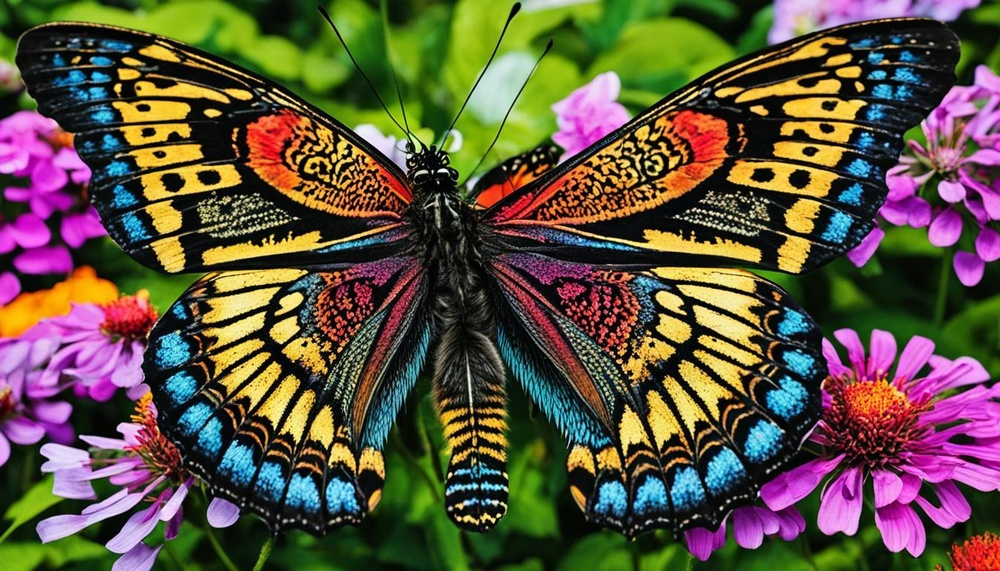
#> input picture Assessment Tool 1/image.jpg, 1000 x 571 px, shrunk from 1344 x 768 before the run, found by its file name
$ python 16.py   (older library calls are emulated)
#> lines starting #> are read from the running program, lines starting #| are printed output that depends on the picture
#16
from google.colab import files
import cv2
import numpy as np
from matplotlib import pyplot as plt

uploaded = files.upload()
#> the answer given: image.jpg
file_name = list(uploaded.keys())[0]

img = cv2.imread(file_name)
#> img is the input picture: shape (571, 1000, 3); mean B, G, R 64.3, 83.6, 94.9
gray = cv2.cvtColor(img, cv2.COLOR_BGR2GRAY)
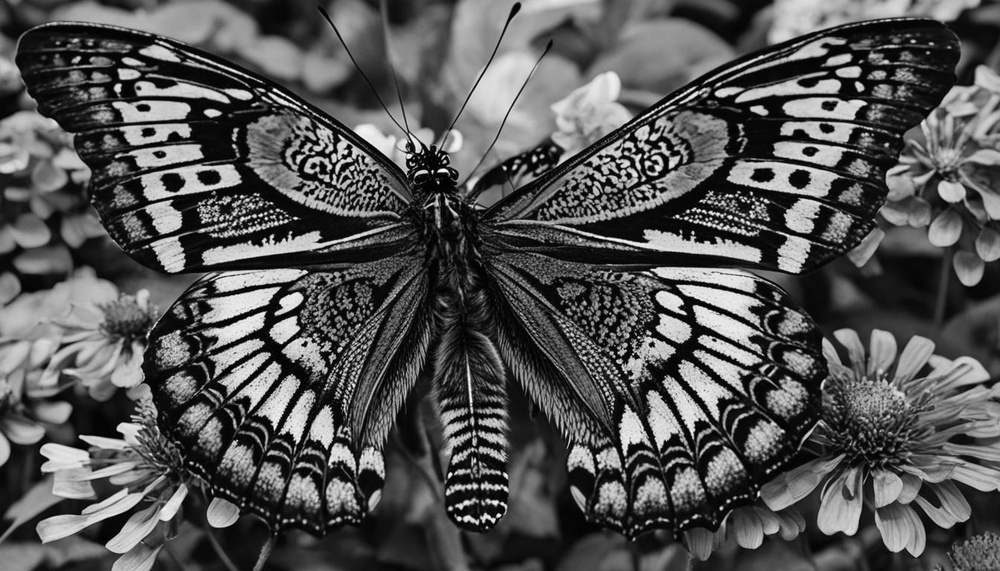
#> gray: shape (571, 1000); min 0, max 254, mean 84.8

# Sobel gradients
sobelx = cv2.Sobel(gray, cv2.CV_64F, 1, 0, ksize=3)
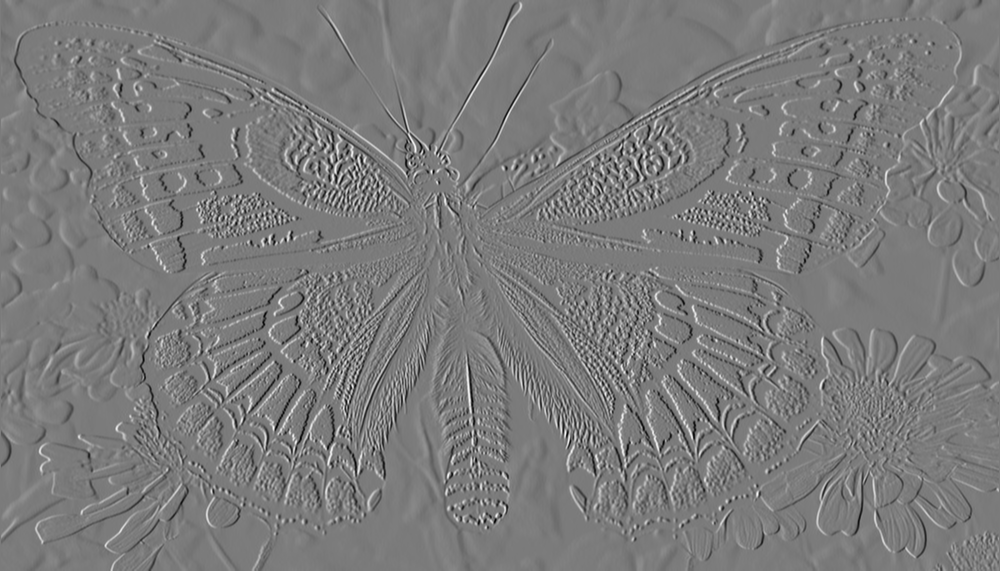
#> sobelx: shape (571, 1000) float64; min -861, max 916, mean 0; drawn with min black and max white
sobely = cv2.Sobel(gray, cv2.CV_64F, 0, 1, ksize=3)
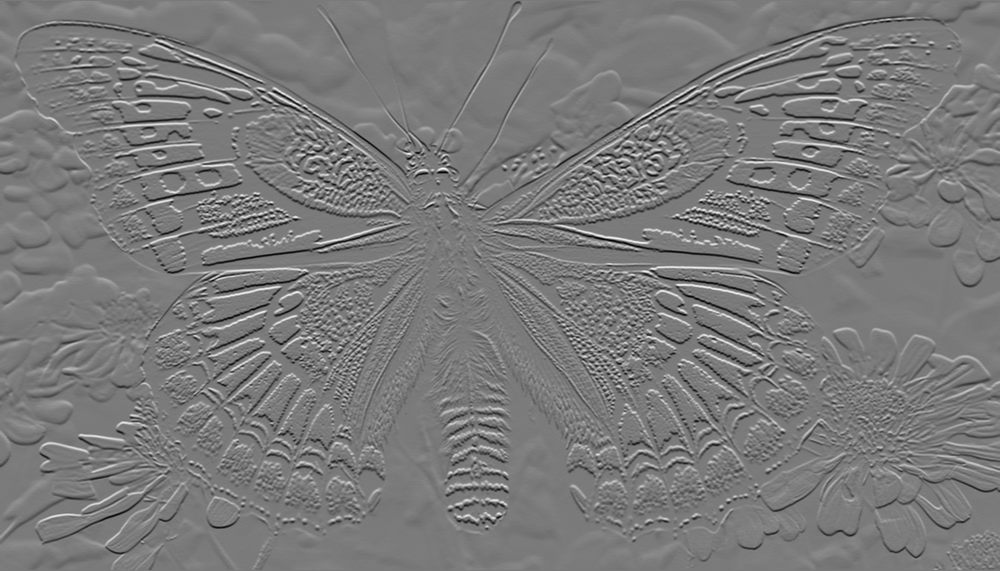
#> sobely: shape (571, 1000) float64; min -915, max 984, mean -0.6; drawn with min black and max white

# Convert to absolute
sobelx = cv2.convertScaleAbs(sobelx)
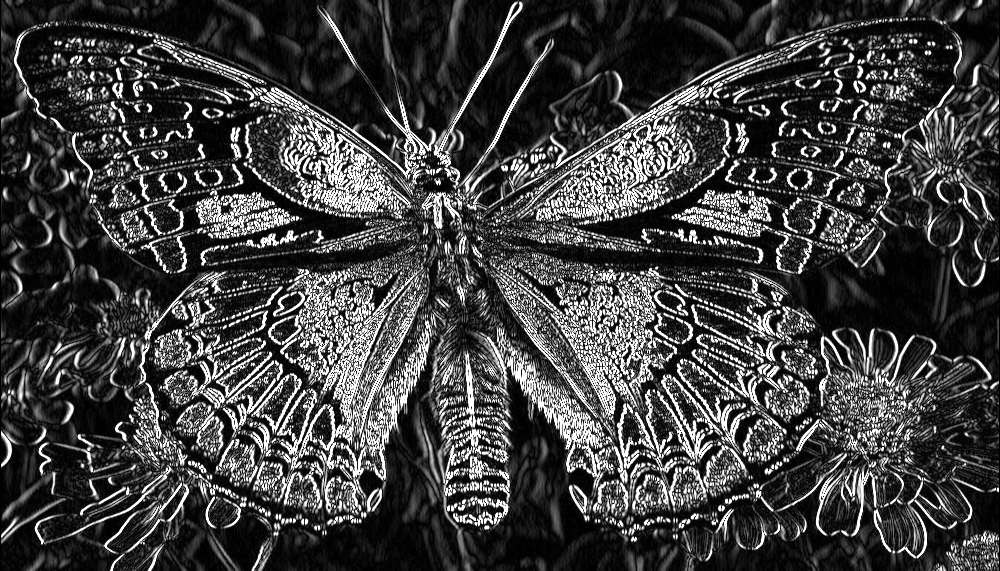
#> sobelx: shape (571, 1000); min 0, max 255, mean 64.4
sobely = cv2.convertScaleAbs(sobely)
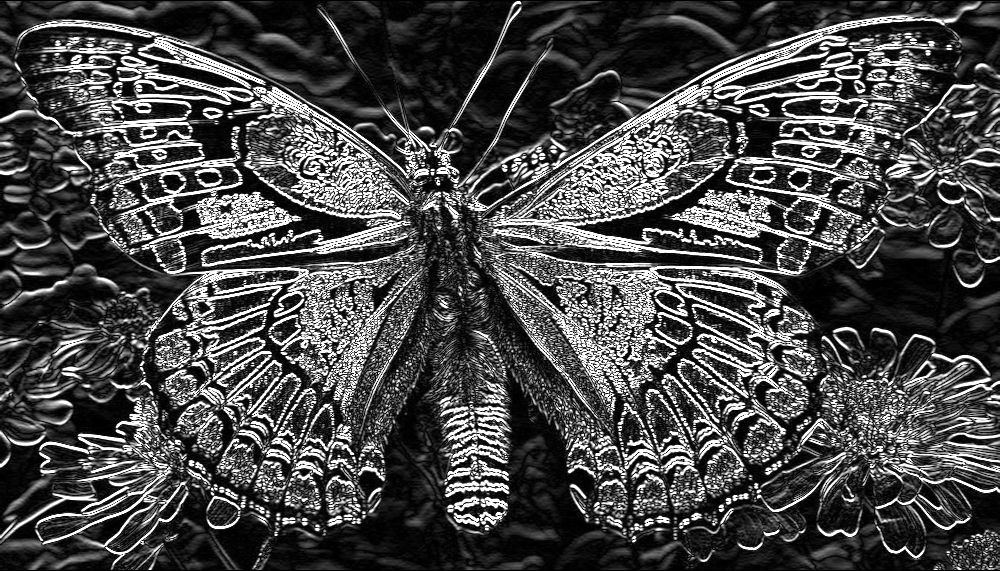
#> sobely: shape (571, 1000); min 0, max 255, mean 73.2

# Combine
sobel = cv2.addWeighted(sobelx, 0.5, sobely, 0.5, 0)
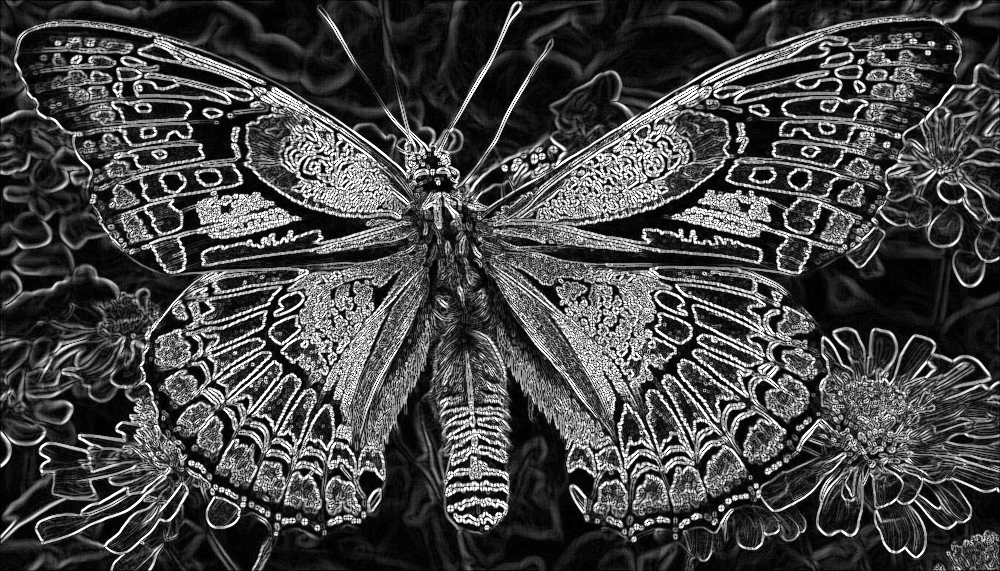
#> sobel: shape (571, 1000); min 0, max 255, mean 68.8

plt.imshow(sobel, cmap='gray')
plt.title("Sobel Edge Detection")
plt.axis('off')
plt.show()
